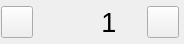
<?xml version="1.0" encoding="UTF-8"?>
<ui version="4.0">
 <class>ColorLabelChange_Widget</class>
 <widget class="QWidget" name="ColorLabelChange_Widget">
  <property name="geometry">
   <rect>
    <x>0</x>
    <y>0</y>
    <width>184</width>
    <height>44</height>
   </rect>
  </property>
  <property name="windowTitle">
   <string>Form</string>
  </property>
  <layout class="QHBoxLayout" name="horizontalLayout">
   <property name="leftMargin">
    <number>1</number>
   </property>
   <property name="topMargin">
    <number>0</number>
   </property>
   <property name="rightMargin">
    <number>1</number>
   </property>
   <property name="bottomMargin">
    <number>0</number>
   </property>
   <item>
    <widget class="QPushButton" name="movePrevDataButton">
     <property name="sizePolicy">
      <sizepolicy hsizetype="Fixed" vsizetype="Fixed">
       <horstretch>32</horstretch>
       <verstretch>32</verstretch>
      </sizepolicy>
     </property>
     <property name="maximumSize">
      <size>
       <width>32</width>
       <height>32</height>
      </size>
     </property>
     <property name="text">
      <string/>
     </property>
    </widget>
   </item>
   <item>
    <widget class="QLabel" name="ColorIconLabel">
     <property name="sizePolicy">
      <sizepolicy hsizetype="Fixed" vsizetype="Fixed">
       <horstretch>0</horstretch>
       <verstretch>0</verstretch>
      </sizepolicy>
     </property>
     <property name="minimumSize">
      <size>
       <width>32</width>
       <height>32</height>
      </size>
     </property>
     <property name="maximumSize">
      <size>
       <width>32</width>
       <height>32</height>
      </size>
     </property>
     <property name="text">
      <string/>
     </property>
    </widget>
   </item>
   <item>
    <widget class="QLabel" name="inidividualUniqueID">
     <property name="sizePolicy">
      <sizepolicy hsizetype="Fixed" vsizetype="Fixed">
       <horstretch>0</horstretch>
       <verstretch>0</verstretch>
      </sizepolicy>
     </property>
     <property name="minimumSize">
      <size>
       <width>64</width>
       <height>0</height>
      </size>
     </property>
     <property name="maximumSize">
      <size>
       <width>32</width>
       <height>32</height>
      </size>
     </property>
     <property name="font">
      <font>
       <pointsize>20</pointsize>
      </font>
     </property>
     <property name="text">
      <string>1</string>
     </property>
     <property name="alignment">
      <set>Qt::AlignCenter</set>
     </property>
    </widget>
   </item>
   <item>
    <widget class="QPushButton" name="moveNextDataButton">
     <property name="sizePolicy">
      <sizepolicy hsizetype="Fixed" vsizetype="Fixed">
       <horstretch>0</horstretch>
       <verstretch>0</verstretch>
      </sizepolicy>
     </property>
     <property name="maximumSize">
      <size>
       <width>32</width>
       <height>32</height>
      </size>
     </property>
     <property name="text">
      <string/>
     </property>
    </widget>
   </item>
  </layout>
 </widget>
 <resources/>
 <connections/>
</ui>
